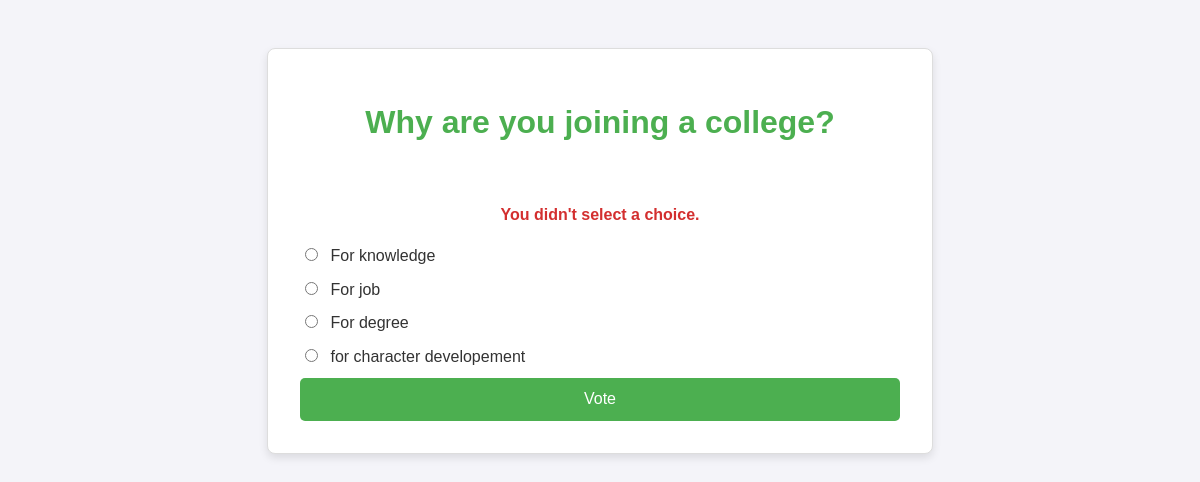
The app's page /demo/1/vote/ with its own data.
### demo/models.py (models this page shows, shortened)
class Question(models.Model):
    question_text = models.CharField(max_length=200)
    pub_date = models.DateTimeField('date published')

class Choice(models.Model):
    question = models.ForeignKey(Question, on_delete=models.CASCADE)
    choice_text = models.CharField(max_length=200)
    votes = models.IntegerField(default=0)

### demo/views.py (the view)
# urls.py: path('<int:question_id>/vote/', views.vote, name='vote'),
def vote(request, question_id):
    question = get_object_or_404(Question, pk=question_id)
    try:
        selected_choice = question.choice_set.get(pk=request.POST['choice'])
    except (KeyError, Choice.DoesNotExist):
        return render(request, 'demo/detail.html', {
            'question': question,
            'error_message': "You didn't select a choice.",
        })
    else:
        selected_choice.votes += 1
        selected_choice.save()
        return HttpResponseRedirect(reverse('demo:results', args=(question.id,)))

### demo/templates/demo/detail.html (shortened to what this page needs)
<!DOCTYPE html>
<html>
    <head>
        {% load static %}
        <link rel="stylesheet" type="text/css" href="{% static 'style.css' %}">
    </head>
    <body>
<form action="{% url 'demo:vote' question.id %}" method="post">
    <fieldset>
        <legend><h1>{{ question.question_text }}</h1></legend>
        {% if error_message %}<p><strong>{{ error_message }}</strong></p>{% endif %}
        {% for choice in question.choice_set.all %}
            <input type="radio" name="choice" id="choice{{ forloop.counter }}" value="{{ choice.id }}">
            <label for="choice{{ forloop.counter }}">{{ choice.choice_text }}</label><br>
        {% endfor %}
    </fieldset>
    <input type="submit" value="Vote">
    </form>
    </body>
</html>

### demo/static/style.css (style rules this page uses)
body { font-family: 'Formula1-Regular', Arial, sans-serif; background-color: #f4f4f9; color: #333; margin: 0; padding: 0; line-height: 1.6; }
h1 { text-align: center; color: #4CAF50; margin-top: 1rem; font-size: 2rem; }
form { max-width: 600px; margin: 3rem auto; padding: 2rem; background-color: white; border-radius: 8px; box-shadow: 0 4px 8px rgba(0, 0, 0, 0.1); border: 1px solid #ddd; }
fieldset { border: none; margin: 0; padding: 0; }
legend { font-size: 1.5rem; margin-bottom: 1rem; color: #4CAF50; text-align: center; }
label { display: inline-block; margin-bottom: 0.5rem; font-size: 1rem; }
input[type="radio"] { margin-right: 0.5rem; accent-color: #4CAF50; }
input[type="submit"] { display: block; font-family: 'Formula1-Regular', Arial, sans-serif; width: 100%; background-color: #4CAF50; color: white; border: none; padding: 0.8rem; border-radius: 5px; font-size: 1rem; cursor: pointer; }
p { text-align: center; color: #D32F2F; font-weight: bold; margin-top: 1rem; }

### records on screen
Question: question_text "Why are you joining a college?"
Choice: choice_text "For knowledge"
Choice: choice_text "For job"
Choice: choice_text "For degree"
Choice: choice_text "for character developement"

### other values on screen
{{ error_message }} "You didn't select a choice."
